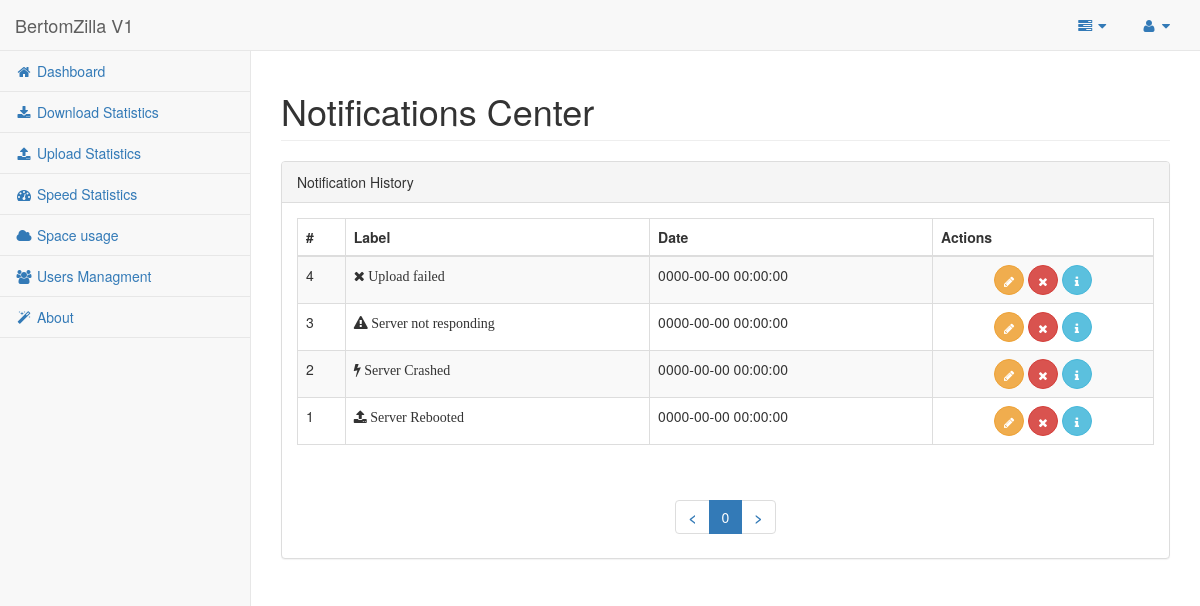
The app's page /BertomZilla/notifs.php with its own data.
### tables this page shows
CREATE TABLE `notifications` (
  `id` mediumint(9) NOT NULL AUTO_INCREMENT,
  `icon` text NOT NULL,
  `label` text NOT NULL,
  `date` timestamp NOT NULL DEFAULT CURRENT_TIMESTAMP,
  `username` text NOT NULL,
  PRIMARY KEY (`id`)
);

### BertomZilla/notifs.php (the view, shortened to what this page needs)
<!DOCTYPE html>
<html lang="en">
<head>
    <link href="bower_components/bootstrap/dist/css/bootstrap.min.css" rel="stylesheet">
    <link href="bower_components/metisMenu/dist/metisMenu.min.css" rel="stylesheet">
    <link href="bower_components/datatables-plugins/integration/bootstrap/3/dataTables.bootstrap.css" rel="stylesheet">
    <link href="bower_components/datatables-responsive/css/dataTables.responsive.css" rel="stylesheet">
    <link href="dist/css/sb-admin-2.css" rel="stylesheet">
    <link href="bower_components/font-awesome/css/font-awesome.min.css" rel="stylesheet" type="text/css">
</head>
<body>
    <div id="wrapper">
        <nav class="navbar navbar-default navbar-static-top" role="navigation" style="margin-bottom: 0">
            <div class="navbar-header">
                <a class="navbar-brand" href="index.html">BertomZilla V1</a>
            </div>
            <ul class="nav navbar-top-links navbar-right">
                <li class="dropdown">
                    <a class="dropdown-toggle" data-toggle="dropdown" href="#">
                        <i class="fa fa-tasks fa-fw"></i>  <i class="fa fa-caret-down"></i>
                    </a>
                </li>
                <li class="dropdown">
                    <a class="dropdown-toggle" data-toggle="dropdown" href="#">
                        <i class="fa fa-user fa-fw"></i>  <i class="fa fa-caret-down"></i>
                    </a>
                </li>
            </ul>
            <div class="navbar-default sidebar" role="navigation">
                <div class="sidebar-nav navbar-collapse">
                    <ul class="nav" id="side-menu">
                        <li>
                            <a href="dashboard.php"><i class="fa fa-home fa-fw"></i> Dashboard</a>
                        </li>
                        <li>
                            <a href="downloads.php"><i class="fa fa-download fa-fw"></i> Download Statistics</a>
                        </li>
                        <li>
                            <a href="uploads.php"><i class="fa fa-upload fa-fw"></i> Upload Statistics</a>
                        </li>
                        <li>
                            <a href="speed.php"><i class="fa fa-dashboard fa-fw"></i> Speed Statistics</a>
                        </li>
                        <li>
                            <a href="space.php"><i class="fa fa-cloud fa-fw"></i> Space usage</a>
                        </li>
                        <li>
                            <a href="users.php"><i class="fa fa-users fa-fw active"></i> Users Managment</a>
                        </li>
                        <li>
                            <a href="about.php"><i class="fa fa-magic fa-fw"></i> About</a>
                        </li>
                    </ul>
                </div>
            </div>
        </nav>
        <div id="page-wrapper">
            <div class="row">
                <div class="col-lg-12">
                    <h1 class="page-header">Notifications Center</h1>
                </div>
            </div>
            <div class="row">
                <div class="col-lg-12">
                    <div class="panel panel-default">
                        <div class="panel-heading">
                            Notification History
                        </div>
                        <?php
                            if (!isset($_GET['page']))
                                $offset = 0;
                            else
                                $offset = $_GET['page'] * 50;
                            $sql = "SELECT * FROM notifications WHERE username = '".$_SESSION['username']."' ORDER BY id DESC LIMIT 50 OFFSET ".$offset;
                            $req = mysql_query($sql) or die('Erreur SQL !<br>'.$sql.'<br>'.mysql_error());
                            $total_size = mysql_fetch_array(mysql_query("SELECT COUNT(*) FROM notifications WHERE username = '".$_SESSION['username']."'"))[0];
                        ?>
                        <div class="panel-body">
                            <div class="table-responsive">
                                <table class="table table-striped table-bordered table-hover">
                                    <thead>
                                        <tr>
                                            <th>#</th>
                                            <th>Label</th>
                                            <th>Date</th>
                                            <th>Actions</th>
                                        </tr>
                                    </thead>
                                    <tbody>
                                        <?php
                                            while ($data = mysql_fetch_assoc($req)) {
                                        ?>
                                        <tr>
                                            <td><?php echo $data['id']; ?></td>
                                            <td><p class="fa fa-<?php echo $data['icon']; ?>"> <?php echo $data['label']; ?></p></td>
                                            <td><?php echo $data['date']; ?></td>
                                            <td><center>
                                                <button type="button" class="btn btn-warning btn-circle"><i class="fa fa-pencil"></i></button>
                                                <button type="button" class="btn btn-danger btn-circle"><i class="fa fa-times"></i></button>
                                                <button type="button" class="btn btn-info btn-circle"><i class="fa fa-info"></i></button>
                                            </center></td>
                                        </tr>
                                        <?php
                                            }
                                        ?>
                                    </tbody>
                                </table>
                            </div>
                        </div>
                        <center> <ul class="pagination">
                             <li><a href="notifs.php"> <b><</b></a></li>
                            <?php
                                $n = ($offset / 50 - 10 >= 0 ? $offset / 50 - 10 : 0);
                                $j = 0;
                                for($i = $n * 50; $i < $total_size and $j <= 20; $i += 50) { ?>
                                 <li <?php if ($n == $offset / 50) { echo "class=\"active\""; } ?>><a href="notifs.php?page=<?php echo $n; ?>"><?php echo $n; ?></a></li>
                            <?php
                                $n++; $j++;}
                            ?>
                            <li><a href="notifs.php?page=<?php echo floor($total_size / 50); ?>"> <b>></b></a></li>
                        </ul></center>
                    </div>
                </div>
            </div>
        </div>
    </div>
</body>
</html>

### records on screen
notifications: id "4", label "Upload failed", date "0000-00-00 00:00:00"
notifications: id "3", label "Server not responding", date "0000-00-00 00:00:00"
notifications: id "2", label "Server Crashed", date "0000-00-00 00:00:00"
notifications: id "1", label "Server Rebooted", date "0000-00-00 00:00:00"
